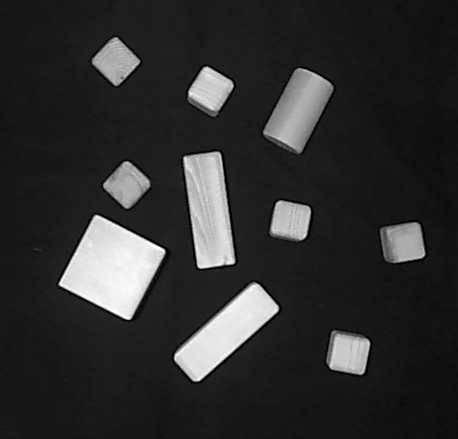
#> input picture BLOCKS.TIF, 458 x 439 px
$ python 'Power Law Transformation Test File.py'
#> lines starting #> are read from the running program, lines starting #| are printed output that depends on the picture
### Power_Law_Transform.py
import numpy as np
import cv2


def powerlawtransform(img, power):
    newimage = np.array(255*(img/255)**power, dtype='uint8')
    cv2.imshow("PowerLawTransform", newimage)
    cv2.waitKey(0)
    cv2.destroyAllWindows()

### Power Law Transformation Test File.py
import cv2
from Power_Law_Transform import powerlawtransform

inimg = cv2.imread("BLOCKS.TIF")
#> inimg is the input picture: shape (439, 458, 3); min 0, max 255, mean 47
cv2.imshow("Original",inimg)
powerlawtransform(inimg,0.2)
#> in powerlawtransform, `newimage = np.array(255*(img/255)**power, dtype='uint8')`:
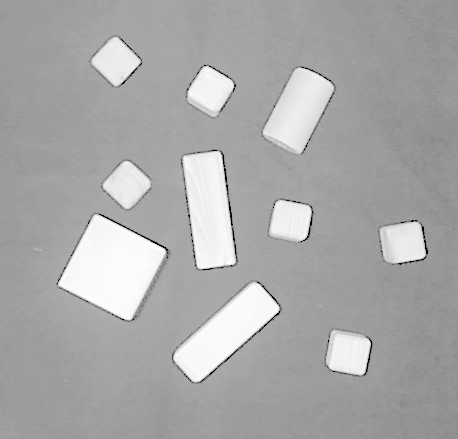
#> newimage: shape (439, 458, 3); min 0, max 255, mean 168.8
